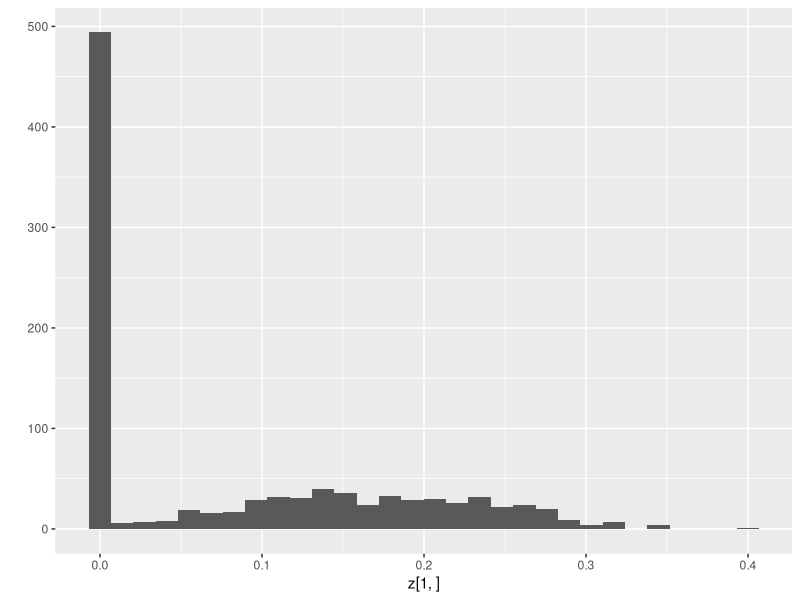
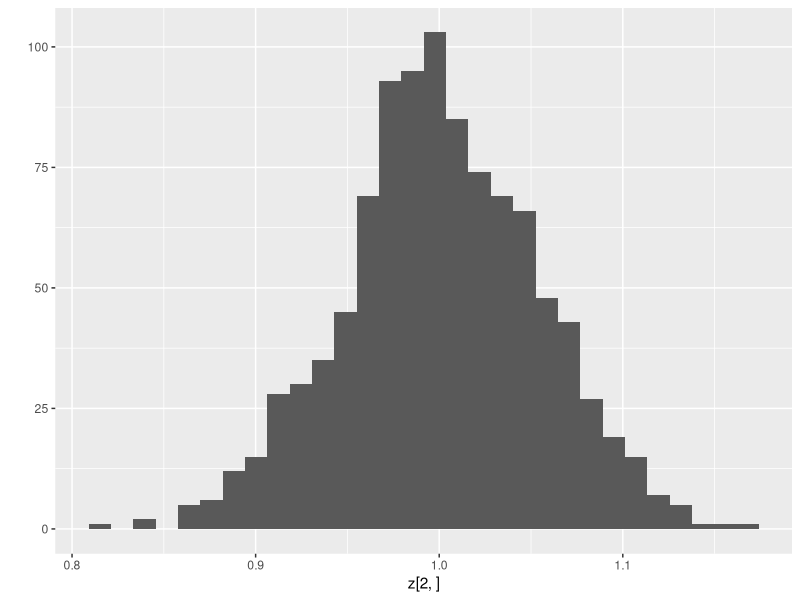

Recreate these plots in R, in order.
## ---- chunk 1
library(lme4)
library(ggplot2)
z<- replicate(1000, {
theta1<-0
theta0<-1
residuals<-rnorm(1000)*theta0
mieszane1<-rnorm(1000)*theta1
theta1<-1
mieszane2<-rnorm(1000)*theta1
podzial<-sample(1000, 1000, replace = TRUE, prob = NULL)
x<-runif(1000)
y1<-x+mieszane1[podzial]+residuals
y2<-x+mieszane2[podzial]+residuals

model1<-lmer(y1~x+(1|podzial))
model2<-lmer(y2~x+(1|podzial))
c(as.data.frame(VarCorr(model1))[1,5],
as.data.frame(VarCorr(model2))[1,5])
})
## ---- chunk 2
qplot(z[1,], geom="histogram")
qplot(z[2,], geom="histogram")
